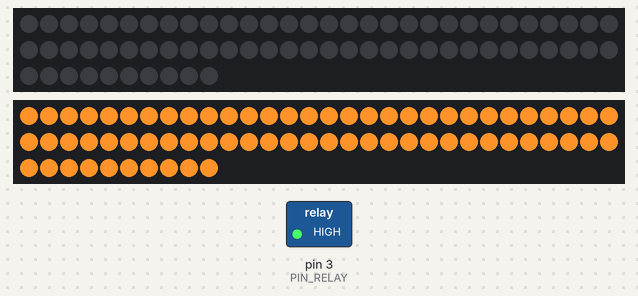
Bench run of a sketch on a simulated Arduino Uno, built with avr-gcc and run on an emulated ATmega328P. Shown: 2 × 70 RGB LEDs in strip order, left to right, continuing on the next row, switched loads named in the sketch (green lamp = pin HIGH). Dim RGB values are drawn brighter than linear; random numbers use the default seed unless the sketch sets one.

Above: at 4.5 s.
At 75.6 s:
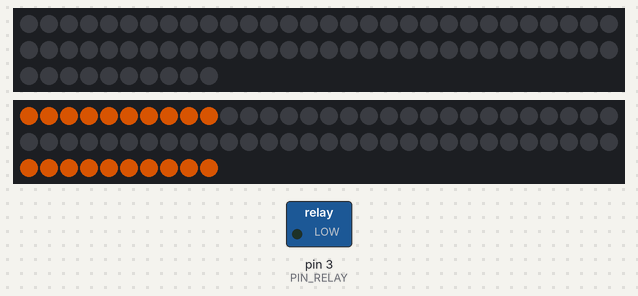
At 78.63 s:
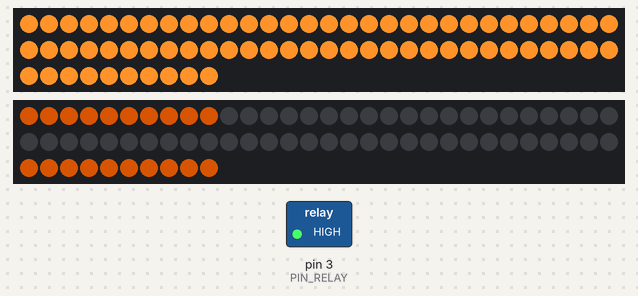
At 94.0 s:
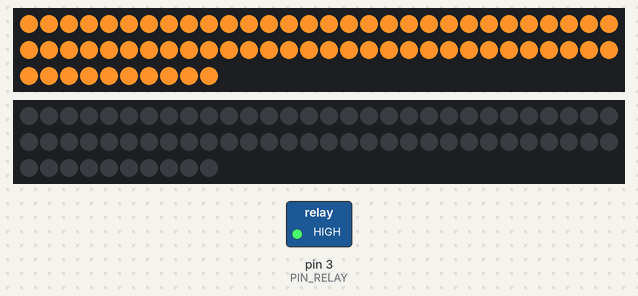
Timing chart, 0 to 126.3 s (numbered marks = the images above):
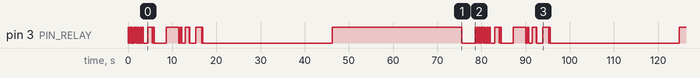

The sketch:

FluorescentLight.ino
```cpp
#include <FastLED.h>

#define NUM_LEDS 70

#define PIN_STRIP_1 10
#define PIN_STRIP_2 11
#define PIN_RELAY 3

CRGB leds1[NUM_LEDS];
CRGB leds2[NUM_LEDS];

#define STRIP_TYPE WS2812
#define STRIP_COLOR_ORDER GRB

void setup()
{

    LEDS.addLeds<STRIP_TYPE, PIN_STRIP_1, STRIP_COLOR_ORDER>(leds1, NUM_LEDS);
    LEDS.addLeds<STRIP_TYPE, PIN_STRIP_2, STRIP_COLOR_ORDER>(leds2, NUM_LEDS);

    //set the strip to green so we know we have booted, and waiting for the plasma ball power up stage (see below)
    //setLedStripColor(0, 255, 0);
    //FastLED.setBrightness(128);
    FastLED.setBrightness(255);

    pinMode(PIN_RELAY, OUTPUT);
    //Random seed
    randomSeed(analogRead(0));
}

void loop()
{

    if (randomBool())
    {
        loop_flicker_test_2(leds1);
    }

    if (randomBool())
    {
        loop_flicker_test_2(leds2);
    }

    //rainbowTest();
    //orangeSpark();
}

uint8_t hue = 0;
uint8_t hue2 = 128;
void rainbowTest()
{
    //FastLED.setBrightness(128);
    fill_rainbow(leds1, NUM_LEDS, hue, 10);
    fill_rainbow(leds2, NUM_LEDS, hue2, 10);
    FastLED.show();

    hue++;
    hue2++;

    if (hue > 255)
    {
        hue = 0;
    }

    if (hue2 > 255)
    {
        hue2 = 0;
    }
}

void fill(CRGB *leds, uint8_t r, uint8_t g, uint8_t b, int start, int end)
{
    for (int i = start; i < end; i++)
    {
        leds[i] = CRGB(r, g, b);
    }
    FastLED.show();
}

void fill(CRGB *leds, uint8_t r, uint8_t g, uint8_t b)
{
    fill(leds, r, g, b, 0, NUM_LEDS);
}

const int delayTimeArr[] = {10, 20, 20, 240, 20, 40, 20, 100, 20, 20, 20, 260, 80, 20, 240, 60, 160, 20, 240, 20, 1000, 20, 20, 40, 100, 20, 2740, 340, 860, 20, 1400, 20, 60, 20};
const int arrSize = *(&delayTimeArr + 1) - delayTimeArr;
int whereAmI = 0;
void loop_flicker_test_2(CRGB *leds)
{

    fill(leds, 255, 147, 41);
    toggleRelay();
    delay(delayTimeArr[whereAmI]);
    fill(leds, 0, 0, 0);
    toggleRelay();

    whereAmI++;
    if (whereAmI > arrSize)
    {
        whereAmI = 0;
        place_start(leds);
        delay(3000);
    }

    delay(delayTimeArr[whereAmI]);
}

void place_start(CRGB *leds)
{
    //FastLED.setBrightness(20);
    fill(leds, 135, 53, 1, 0, 10);
    fill(leds, 135, 53, 1, NUM_LEDS - 10, NUM_LEDS);
    //FastLED.setBrightness(255);
}

void toggleRelay()
{
    digitalWrite(PIN_RELAY, !digitalRead(PIN_RELAY));
}

bool randomBool()
{
    return (random(2) == 1);
}
```

Measured:
- what the display in image 0 shows lasts 1.0 s, from 4.5 s to 5.5 s
- what the display in image 1 shows lasts 3.0 s, from 75.6 s to 78.6 s
